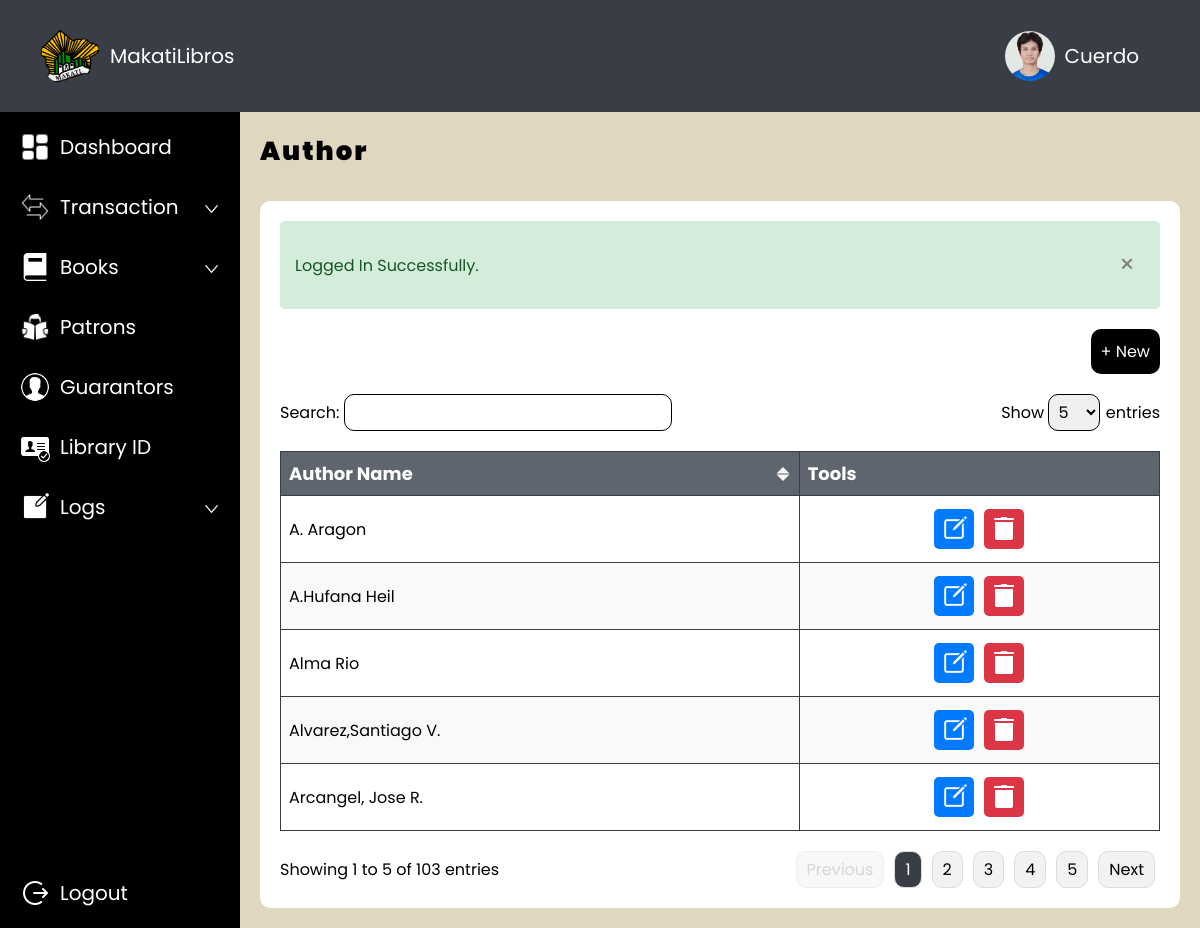
Page /admin/author.php (signed in) on the committed database.
### tables this page shows
CREATE TABLE `librarians` (
  `librarians_id` int(11) NOT NULL,
  `firstname` varchar(255) DEFAULT NULL,
  `middlename` varchar(255) DEFAULT NULL,
  `lastname` varchar(255) DEFAULT NULL,
  `suffix` varchar(255) DEFAULT NULL,
  `birthdate` varchar(255) DEFAULT NULL,
  `age` int(11) DEFAULT NULL,
  `gender` varchar(255) DEFAULT NULL,
  `contact` varchar(255) DEFAULT NULL,
  `address` varchar(255) DEFAULT NULL,
  `email` varchar(255) DEFAULT NULL,
  `password` varchar(255) DEFAULT NULL
);

CREATE TABLE `author` (
  `author_id` int(11) NOT NULL,
  `author` varchar(255) DEFAULT NULL
);

### admin/functions/fetch_profile.php (called while the page is built, shortened)
<?php
$email = $_SESSION['email'];
try {
    $query = "SELECT * FROM librarians WHERE email = :email";
    $stmt = $pdo->prepare($query);
    $stmt->bindParam(':email', $email);
    $stmt->execute();
    $librarian = $stmt->fetch(PDO::FETCH_ASSOC);
    if ($librarian) {
        $lastname = $librarian['lastname'];
    } else {
        echo "No librarian data found for this email.";
        exit();
    }
} catch (PDOException $e) {
    echo "Error: " . $e->getMessage();
    exit();
}
?>

### admin/functions/fetch_author.php (called while the page is built)
<?php
function getAuthorList($pdo) {
    $query = "SELECT * FROM author ORDER BY author ASC";
    $stmt = $pdo->prepare($query);
    $stmt->execute();
    $authorList = [];
    while ($row = $stmt->fetch(PDO::FETCH_ASSOC)) {
        $authorList[] = [
            'author_id' => $row['author_id'],
            'author' => $row['author']
        ];
    }
    return $authorList;
}
?>

### admin/author.php (the view, shortened to what this page needs)
<!DOCTYPE html>
<html lang="en">
<head>
    <link rel="stylesheet" href="style.css">
</head>
<?php
include '../connection.php';
include 'functions/fetch_author.php';
$authorList = getAuthorList($pdo);
?>
<body>
    <div class="wrapper">
        <div class="container-top">
            <?php include 'container-top.php'; ?>
        </div>
        <div class="container-content">
            <div class="sidebar">
                <?php include 'sidebar.php'; ?>
            </div>
            <div class="body">
                <div class="row">
                    <div class="title-26px">
                        Author
                    </div>
                </div>
                <div class="container-white">
                    <div class="container-success" id="container-success" style="display: <?php echo isset($_SESSION['success_display']) ? $_SESSION['success_display'] : 'none';
                                                                                            unset($_SESSION['success_display']); ?>;">
                        <div class="container-success-description">
                            <?php if (isset($_SESSION['success_message'])) {
                                echo $_SESSION['success_message'];
                            } ?>
                        </div>
                        <button type="button" class="button-success-close" onclick="closeSuccessStatus()">&times;</button>
                    </div>
                    <div class="row row-right">
                        <button class="button-borrow" onclick="openAddModal()">
                            &#43; New
                        </button>
                    </div>
                    <div class="row row-between">
                        <div>
                            <label for="search">Search: </label>
                            <input class="table-search" type="text" id="search" onkeyup="searchTable()">
                        </div>
                        <div>
                            <label for="entries">Show </label>
                            <select class="table-select" id="entries" onchange="changeEntries()">
                                <option value="5">5</option>
                            </select>
                            <label for="entries"> entries</label>
                        </div>
                    </div>
                    <div class="row">
                        <table id="table">
                            <thead>
                                <tr>
                                    <th onclick="sortTable(0)">
                                        <div class="row row-between">
                                            <div class="column-title">Author Name</div>
                                            <img id="sort-icon-0" src="../images/sort.png" class="sort">
                                        </div>
                                    </th>
                                    <th>
                                        <div class="column-title">Tools</div>
                                    </th>
                                </tr>
                            </thead>
                            <tbody>
                                <?php if (empty($authorList)) { ?>
                                    <tr>
                                        <td colspan="2">
                                            <div class="no-result">
                                                <div class="no-result-image">
                                                    <img src="../images/no-result.jpg" alt="No Results Found" class="image" />
                                                </div>
                                                <p>No results found.</p>
                                            </div>
                                        </td>
                                    </tr>
                                <?php } else { ?>
                                    <?php foreach ($authorList as $author) { ?>
                                        <tr>
                                            <td><?php echo htmlspecialchars($author['author']); ?></td>
                                            <td>
                                                <div class="td-center">
                                                    <div class="button-edit" onclick="openEditModal(<?php echo $author['author_id']; ?>, '<?php echo addslashes($author['author']); ?>')">
                                                        <img src="../images/edit-white.png" class="image">
                                                    </div>
                                                    <div class="button-delete" onclick="openDeleteModal()">
                                                        <img src="../images/delete-white.png" class="image">
                                                    </div>
                                                </div>
                                            </td>
                                        </tr>
                                    <?php } ?>
                                <?php } ?>
                            </tbody>
                        </table>
                    </div>
                    <div class="row row-between">
                        <div class="entry-info" id="entry-info"></div>
                        <div class="pagination" id="pagination"></div>
                    </div>
                </div>
            </div>
        </div>
    </div>
</body>
</html>

### admin/container-top.php (shortened to what this page needs)
<?php include 'functions/fetch_profile.php'; ?>
<div class="row row-between">
    <div class="row-auto">
        <div class="container-round logo">
            <img src="../images/makati-logo.png" class="image">
        </div>
        <div class="font-white">
            MakatiLibros
        </div>
    </div>
    <div class="row-auto container-profile" onclick="openEditProfileModal()">
        <div class="container-round profile">
            <img src="../images/users/CUERDO.jpg" class="image">
        </div>
        <div class="font-white">
            <?php echo htmlspecialchars($lastname); ?>
        </div>
    </div>
</div>

### admin/style.css (style rules this page uses)
* { margin: 0; padding: 0; font-family: 'Poppins', sans-serif; box-sizing: border-box; font-size: 20px; }
.wrapper { display: flex; flex-direction: column; height: 100vh; width: 100%; }
.container-top { display: flex; flex-direction: row; width: 100%; padding: 20px 40px; align-items: center; background-color: #393E46; }
.font-white { color: white; }
.container-round { border-radius: 100%; overflow: hidden; }
.logo { width: 60px; height: 60px; }
.profile { width: 50px; height: 50px; }
.container-profile { border: 1px solid transparent; padding: 10px 20px; }
.container-content { display: flex; flex-direction: row; width: 100%; height: 100%; overflow: hidden; }
.row { display: flex; flex-direction: row; gap: 10px; width: 100%; }
.row-auto { display: flex; flex-direction: row; width: auto; height: auto; gap: 10px; align-items: center; }
.row-between { align-items: center; justify-content: space-between; }
.row-right { justify-content: right; }
.sidebar { display: flex; flex-direction: column; padding: 10px; gap: 10px; width: 20%; background-color: black; }
.image { width: 100%; height: 100%; }
.body { display: flex; flex-direction: column; padding: 20px; gap: 10px; width: 80%; background-color: #dfd7bf; overflow-y: scroll; }
.title-26px { font-size: 26px; font-weight: 900; letter-spacing: 2px; color: black !important; }
.container-white { width: auto; display: flex; flex-direction: column; background-color: white; padding: 20px; border-radius: 10px; margin-top: 20px; gap: 20px; }
table { width: 100%; border-collapse: collapse; }
td { border: 1px solid #393E46; padding: 8px; text-align: left; font-size: 16px; }
.td-center { display: flex; justify-content: center; text-align: center; }
th { background-color: #5F656F; color: white; border: 1px solid #393E46; padding: 8px; text-align: left; }
tbody tr:nth-child(even) { background-color: #f9f9f9; }
.column-title { font-size: 18px; }
.entry-info { font-size: 16px; }
.sort { width: 16px; height: 16px; }
.table-search, .table-select { border-radius: 10px; padding: 5px; font-size: 16px; border: 1px solid; }
.table-select option { padding: 5px; font-size: 16px; }
button { padding: 10px; border-radius: 10px; font-size: 16px; border: none; }
.button-borrow { background-color: black; color: white; transition: transform 0.2s; }
.button-edit { width: 40px; height: 40px; background-color: #007bff; padding: 5px; margin: 5px; border-radius: 5px; transition: transform 0.2s; }
.button-delete { width: 40px; height: 40px; background-color: #dc3545; padding: 5px; margin: 5px; border-radius: 5px; transition: transform 0.2s; }
label { font-size: 16px; }
.container-success { display: flex; padding: 15px; border-radius: 5px; width: 100%; flex-direction: row; align-items: center; justify-content: space-between; background-color: #d4edda; color: #155724; border-color: #c3e6cb; }
.container-success-description { font-size: 16px; }
.button-success-close { color: grey; font-size: 25px; background-color: transparent; border: none; transition: transform 0.2s; }

### rows in the picture
librarians: lastname "Cuerdo"
author: author "A. Aragon"
author: author "A.Hufana Heil"
author: author "Alma Rio"
author: author "Alvarez,Santiago V."
author: author "Arcangel, Jose R."

### other values in the picture
$_SESSION['success_message'] "Logged In Successfully."
